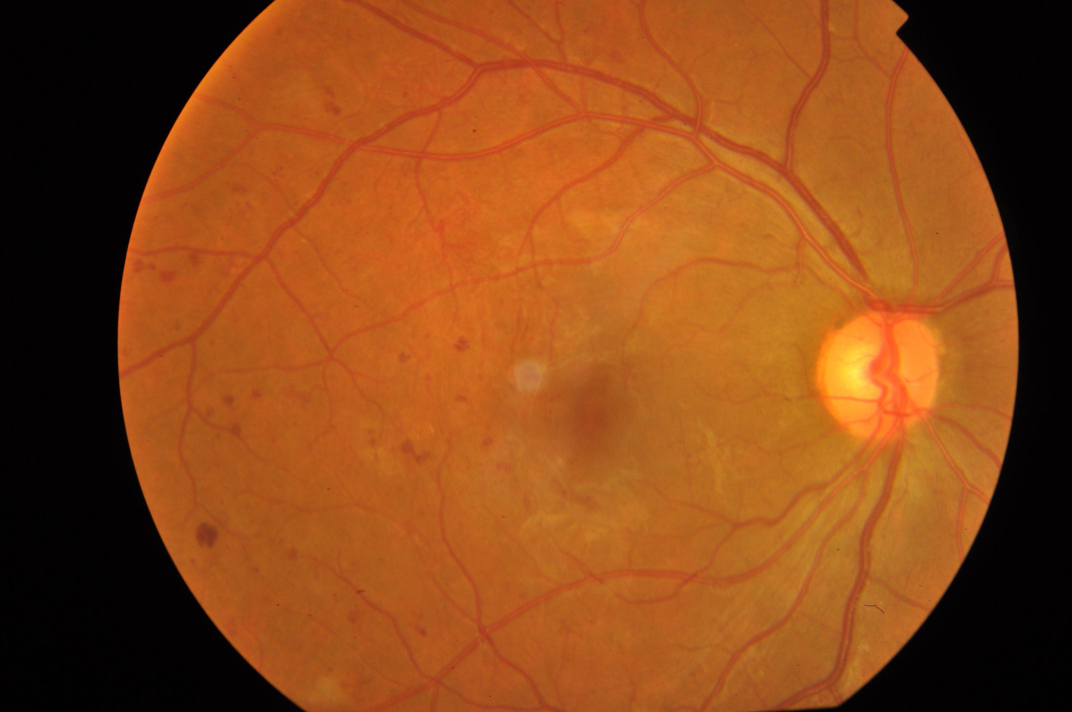
#> input picture images/0af296d2f04a.png, 3216 x 2136 px (shown at 1/3 size)
$ python -i image_enhancing.py   (imports and definitions only)   (older library calls are emulated)
#> lines starting #> are read from the running program, lines starting #| are printed output that depends on the picture
#> further down, picture is the input picture: shape (2136, 3216, 3); mean B, G, R 24.9, 72.4, 139.7
import cv2
import numpy as np
import matplotlib.pyplot as plt

# [24 lines left out: functions to_frequency_domain, high_pass_filter, gauss_blur, not called in this run]

def laplace(img):
    #a way to detect edges
    ksize=3
    ddepth=cv2.CV_16S
    gray=cv2.cvtColor(img,cv2.COLOR_BGR2GRAY)
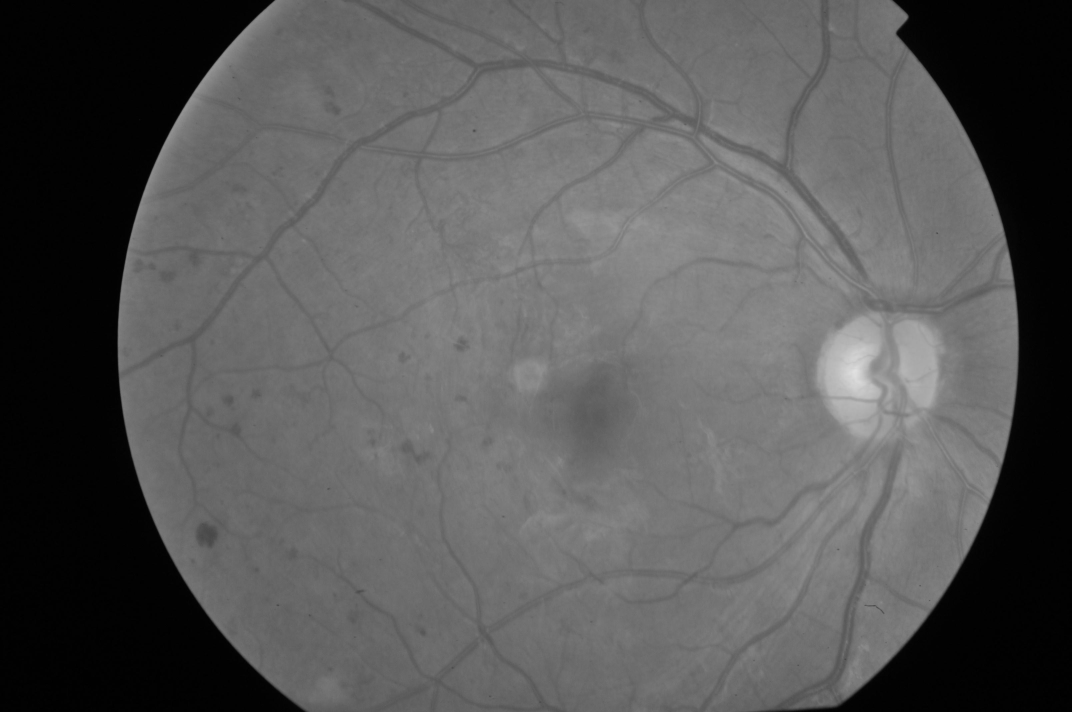
#> gray: shape (2136, 3216) (shown at 1/3 size); min 0, max 225, mean 87.2
    blur=cv2.GaussianBlur(gray,(ksize,ksize),0)
    laplace=cv2.Laplacian(blur,ddepth,ksize=ksize)
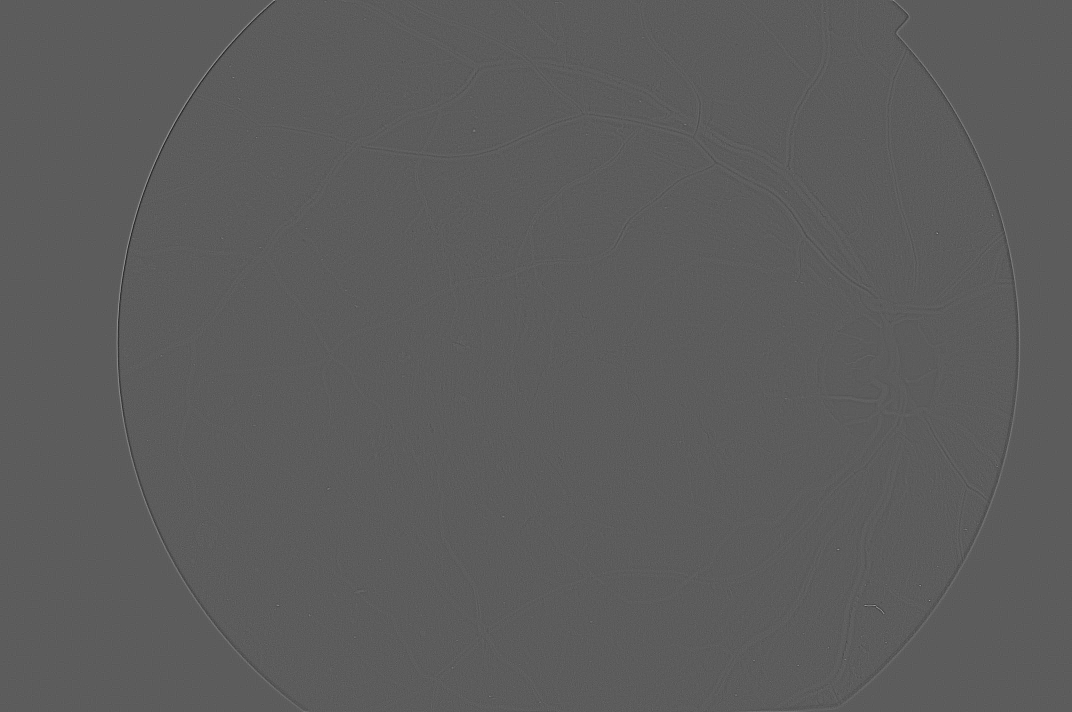
#> laplace: shape (2136, 3216) int16 (shown at 1/3 size); min -72, max 126, mean 0; drawn with min black and max white
    res=cv2.convertScaleAbs(laplace)
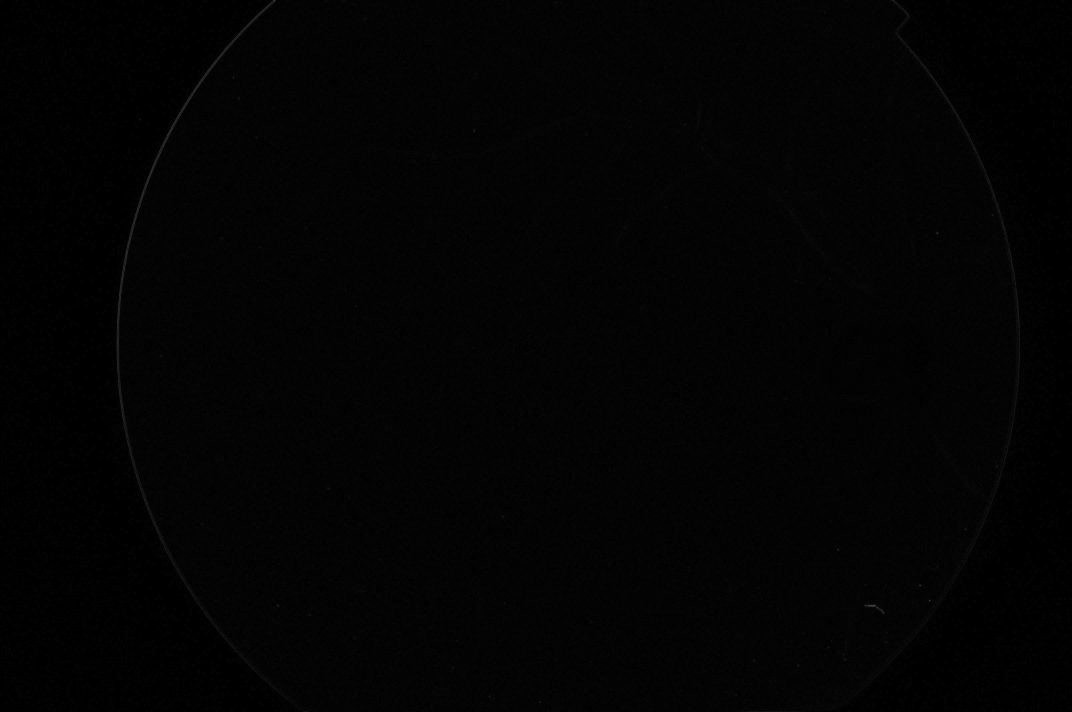
#> res: shape (2136, 3216) (shown at 1/3 size); min 0, max 126, mean 2.7
    return res

# [54 lines left out: functions log_transform, gamma_transform, down_sampling, to_negative, intensity_slicing, bit_plane_slicing and 1 more, not called in this run]

>>> import cv2
>>> picture = cv2.imread('images/0af296d2f04a.png')
>>> result = laplace(picture)
